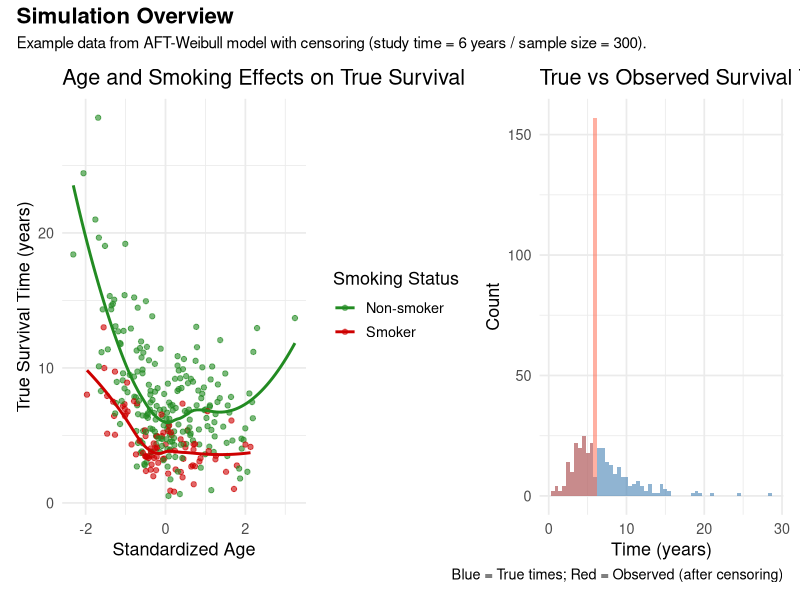
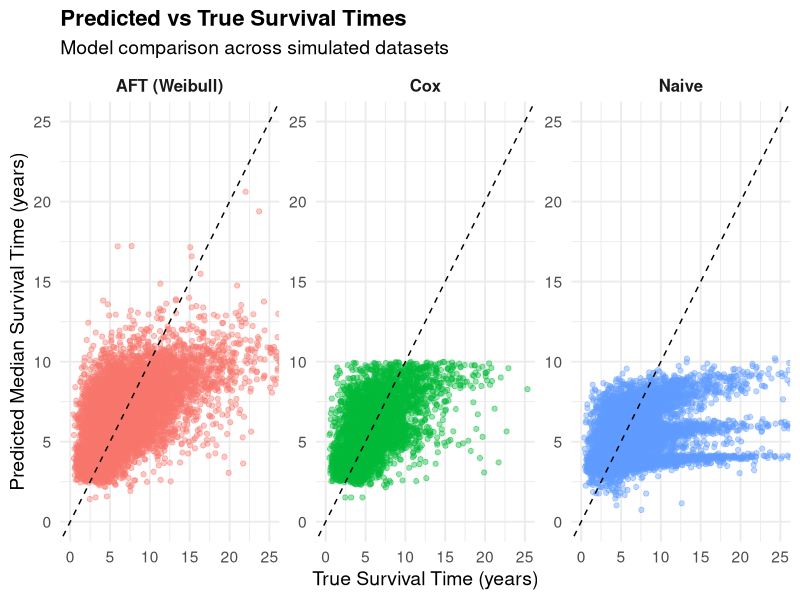
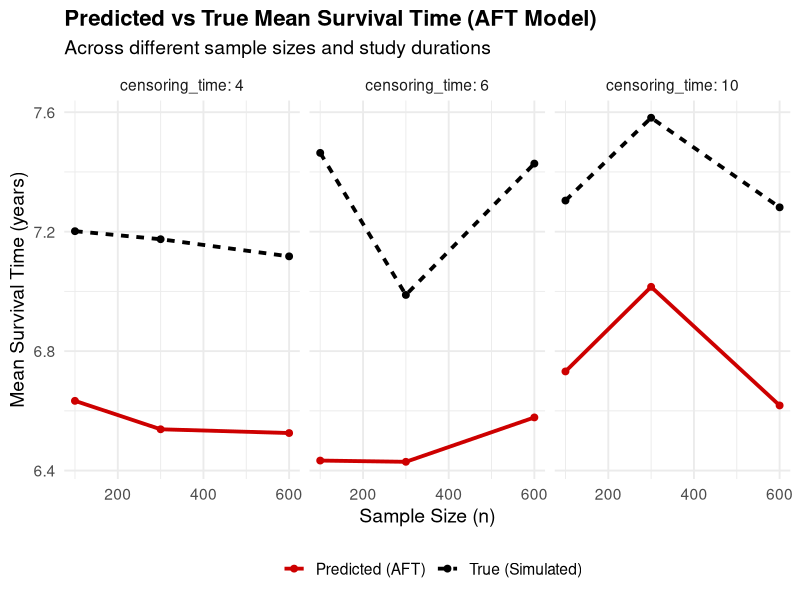
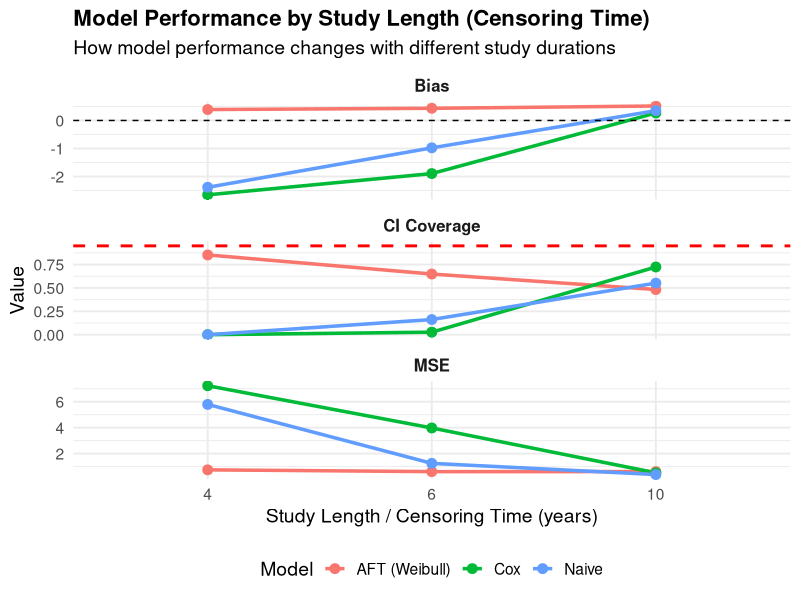
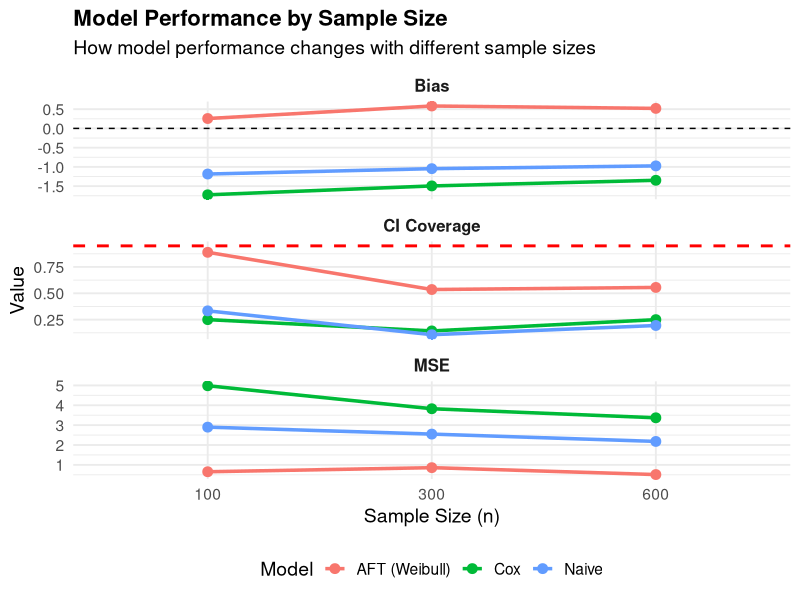

Write R code to recreate these figures, in order.
# AFT Weibull Simulation with Multiple Sample Sizes and Censoring Schemes
# Model: T = T_0 * exp(η_AFT) where T_0 ~ Weibull(shape=α, scale=β)
# η_AFT = b_age * age_binary + b_smoker * smoker + b_sex * sex

library(dplyr)
library(tidyr)
library(survival)
library(purrr)
library(ggplot2)
library(patchwork)

### 1. Generate the data
set.seed(3456)

# Sample sizes to generate
n_points <- c(100, 300, 600)

# Censoring times (study end dates) #Chronic Non-Communicable Diseases
time1 <- 4 # years
time2 <- 6 # years  
time3 <- 10 # years
censoring_times <- c(time1, time2, time3)

# AFT Weibull parameters
alpha <- 3 # Weibull shape parameter
L_med <- 6  # Desired median lifetime for baseline group (years)
beta <- L_med / (log(2))^(1 / alpha)  # Weibull scale parameter

# AFT coefficients
b_age <- -0.25                 # Age effect
b_age2   <- 0.15 
b_smoker <- -0.6              # Smoking effect
b_sex <- 0.2                 # Sex effect

# Generate the data
gen_data <- function(n) {
  age_raw <- rnorm(n, 70, 10) #mean = 70, sd = 10
  age_std <- (age_raw - 70) / 10
  smoker  <- rbinom(n, 1, 0.3) #binary, with 30% split randomly (30% = 1 = smoker)
  sex     <- rbinom(n, 1, 0.5) #binary, with 50% split randomly
  
  # Model with parameters  
  lp <- b_age * age_std + b_age2 * (age_std^2) + b_smoker * smoker + b_sex * sex
  
  # Baseline Weibull
  T0 <- rweibull(n, shape = alpha, scale = beta)
  
  # Model with weibull baseline
  true_time <- T0 * exp(lp)
  
  # Data frame
  data.frame(
    age_std  = age_std,
    age_std2 = age_std^2,
    smoker   = smoker,
    sex      = sex,
    true_time = true_time
  )
}

# Apply censoring -> ctime = study time
apply_censoring <- function(true_time, ctime) {
  time_obs  <- pmin(true_time, ctime)
  event_obs <- as.numeric(true_time <= ctime)
  data.frame(
    time_obs = time_obs,
    event_obs = event_obs,
    censoring_rate = 1 - mean(event_obs) # mean() -> percent of event happening
  )
}

# Show an example of generated data
set.seed(123)
#example - using actual simulation parameters
n <- 300  # one of the sample sizes used: c(100, 300, 600)
ctime <- 6  # one of the censoring times used: c(4, 6, 10)
#from generated data
example_df <- gen_data(n)
censored_df <- apply_censoring(example_df$true_time, ctime)
example_data <- cbind(example_df, censored_df)

# Table for example
print(head(example_data, 10))

# p1: Age vs True survival time
p1 <- ggplot(example_data, aes(x = age_std, y = true_time, color = factor(smoker))) +
  geom_point(alpha = 0.6) +
  geom_smooth(method = "loess", se = FALSE) +
  scale_color_manual(values = c("forestgreen", "red3"),
                     labels = c("Non-smoker", "Smoker")) +
  labs(
    title = "Age and Smoking Effects on True Survival",
    x = "Standardized Age", y = "True Survival Time (years)",
    color = "Smoking Status"
  ) +
  theme_minimal(base_size = 13)

# p2: True vs Observed survival times
p2 <- ggplot(example_data, aes(x = true_time)) +
  geom_histogram(binwidth = 0.5, fill = "steelblue", alpha = 0.6) +
  geom_histogram(aes(x = time_obs), binwidth = 0.5, fill = "tomato", alpha = 0.5) +
  labs(
    title = "True vs Observed Survival Times",
    x = "Time (years)", y = "Count",
    caption = "Blue = True times; Red = Observed (after censoring)"
  ) +
  theme_minimal(base_size = 13)

# Simulation Overview
overview_plot <- (p1 | p2) +
  plot_annotation(
    title = "Simulation Overview",
    subtitle = "Example data from AFT-Weibull model with censoring (study time = 6 years / sample size = 300).",
    theme = theme(plot.title = element_text(size = 16, face = "bold"))
  )

overview_plot



### 2. Run simulation
n_datasets <- 100
datasets <- list()

for (i in 1:n_datasets) {
  n     <- sample(n_points, 1)
  ctime <- sample(censoring_times, 1)
  df  <- gen_data(n)
  cen <- apply_censoring(df$true_time, ctime)
  datasets[[paste0("dataset_", i)]] <- cbind(
    df,
    cen,
    n_points = n,
    censoring_time = ctime
  )
}

cat("datasets:", length(datasets), "\n")



### 3. Model Comparison
all_preds <- list()

for (dname in names(datasets)) {
  dat <- datasets[[dname]]
  if (sum(dat$event_obs) < 5) next
  
  # Split trainning set and test set
  set.seed(123)
  idx   <- sample(1:nrow(dat), floor(0.7 * nrow(dat))) # 0.7/0.3
  train <- dat[idx, ]
  test  <- dat[-idx, ]
  
  ## AFT model (Weibull)
  aft_fit <- tryCatch(
    survreg(
      Surv(time_obs, event_obs) ~ age_std + smoker + sex,
      data = train,
      dist = "weibull"
    ),
    error = function(e) NULL
  )
  
  aft_pred <- if (!is.null(aft_fit)) {
    predict(aft_fit, newdata = test, type = "quantile", p = 0.5)
  } else rep(NA_real_, nrow(test)) # predict the median survival time
  
  aft_pred_cap <- pmin(aft_pred, 25)  # tighter numerical cap
  
  ## Cox model
  cox_fit <- tryCatch(
    coxph(Surv(time_obs, event_obs) ~ age_std + smoker + sex, data = train),
    error = function(e) NULL
  )
  
  get_median_from_cox <- function(model, newrow) {
    bh <- basehaz(model, centered = FALSE)
    lp <- as.numeric(predict(model, newdata = newrow, type = "lp"))
    s  <- exp(-bh$hazard * exp(lp))
    idx <- which(s <= 0.5)[1]
    if (is.na(idx)) return(NA_real_)
    bh$time[idx]
  }
  
  cox_pred <- if (!is.null(cox_fit)) {
    purrr::map_dbl(1:nrow(test), ~ get_median_from_cox(cox_fit, test[.x, , drop = FALSE]))
  } else rep(NA_real_, nrow(test)) # predict the median survival time
  
  cox_pred_cap <- pmin(cox_pred, 25) # tighter numerical cap
  
  ## Naive model
  naive_fit <- lm(time_obs ~ age_std + smoker + sex, data = train)
  naive_pred <- predict(naive_fit, newdata = test)
  naive_pred_cap <- pmin(naive_pred, 25)
  
  ## All predictor
  all_preds[[dname]] <- data.frame(
    dataset_name = dname,
    true_time = test$true_time,
    aft_raw   = aft_pred_cap,
    cox_raw   = cox_pred_cap,
    naive_raw = naive_pred_cap,
    aft_log   = log(pmax(aft_pred, 1e-6)),
    cox_log   = log(pmax(cox_pred, 1e-6)),
    naive_log = log(pmax(naive_pred, 1e-6)),
    true_log  = log(test$true_time)
  )
}

# Show predictors
res_df <- bind_rows(all_preds, .id = "dataset_name")

res_long_raw <- res_df %>%
  select(dataset_name, true_time, aft_raw, cox_raw, naive_raw) %>%
  pivot_longer(cols = starts_with(c("aft", "cox", "naive")),
               names_to = "model", values_to = "pred_time") %>%
  mutate(model = factor(model,
                        levels = c("aft_raw", "cox_raw", "naive_raw"),
                        labels = c("AFT (Weibull)", "Cox", "Naive")))

# Predicted vs True Scatterplot
ggplot(res_long_raw, aes(x = true_time, y = pred_time, color = model)) +
  geom_point(alpha = 0.4, size = 1.5) +
  geom_abline(slope = 1, intercept = 0, linetype = "dashed", color = "black") +
  facet_wrap(~model, scales = "free", nrow = 1) +
  labs(
    title = "Predicted vs True Survival Times",
    subtitle = "Model comparison across simulated datasets",
    x = "True Survival Time (years)",
    y = "Predicted Median Survival Time (years)",
    color = "Model"
  ) +
  theme_minimal(base_size = 14) +
  theme(
    legend.position = "none",
    strip.text = element_text(size = 12, face = "bold"),
    plot.title = element_text(face = "bold", size = 16)
  ) +
  coord_cartesian(xlim = c(0, 25), ylim = c(0, 25))

# Predictor with different parameters
res_aft <- bind_rows(all_preds, .id = "dataset_name") %>%
  select(dataset_name, true_time, aft_pred = aft_raw) %>%
  left_join(
    bind_rows(datasets, .id = "dataset_name") %>%
      select(dataset_name, n_points, censoring_time),
    by = "dataset_name"
  ) %>%
  mutate(
    abs_error = abs(aft_pred - true_time),
    bias = aft_pred - true_time
  )

summary_aft <- res_aft %>%
  group_by(n_points, censoring_time) %>%
  summarise(
    mean_pred = mean(aft_pred, na.rm = TRUE),
    mean_true = mean(true_time, na.rm = TRUE),
    .groups = "drop"
  )

summary_aft_long <- summary_aft %>%
  pivot_longer(cols = c(mean_pred, mean_true),
               names_to = "Type", values_to = "Mean_Survival") %>%
  mutate(
    Type = recode(Type,
                  "mean_pred" = "Predicted (AFT)",
                  "mean_true" = "True (Simulated)")
  )

ggplot(summary_aft_long,
       aes(x = n_points, y = Mean_Survival,
           color = Type, linetype = Type)) +
  geom_line(linewidth = 1.3) +
  geom_point(size = 2) +
  facet_wrap(~censoring_time, labeller = label_both) +
  scale_color_manual(values = c("Predicted (AFT)" = "red3",
                                "True (Simulated)" = "black")) +
  labs(
    title = "Predicted vs True Mean Survival Time (AFT Model)",
    subtitle = "Across different sample sizes and study durations",
    x = "Sample Size (n)",
    y = "Mean Survival Time (years)",
    color = "",
    linetype = ""
  ) +
  theme_minimal(base_size = 14) +
  theme(
    plot.title = element_text(size = 16, face = "bold"),
    legend.position = "bottom"
  )



### 4. Evaluation (Median-based approach)
res <- bind_rows(all_preds)

##Winsorize helper: trim 1% extremes to avoid outliers
winsorize_vec <- function(x, lower_p = 0.01, upper_p = 0.99) {
  q <- quantile(x, probs = c(lower_p, upper_p), na.rm = TRUE)
  x[x < q[1]] <- q[1]
  x[x > q[2]] <- q[2]
  x
}

##Prepare long format for median-based computation
res_long_raw <- res %>%
  pivot_longer(cols = c(aft_raw, cox_raw, naive_raw),
               names_to = "model", values_to = "pred")

##For each dataset & model: compute median(pred) & median(true_time)
median_summary <- res_long_raw %>%
  group_by(dataset_name, model) %>%
  summarise(
    median_pred = median(winsorize_vec(pred), na.rm = TRUE),
    median_true = median(true_time, na.rm = TRUE),  # True values not winsorized
    .groups = "drop"
  )

##Add censoring_time and n_points information
median_summary <- median_summary %>%
  left_join(
    bind_rows(datasets, .id = "dataset_name") %>%
      select(dataset_name, censoring_time, n_points) %>%
      distinct(),
    by = "dataset_name"
  )

##Compute squared error and bias between medians
median_summary <- median_summary %>%
  mutate(
    mse_median = (median_pred - median_true)^2,
    bias_median = median_pred - median_true
  )

##Aggregate across datasets (main metrics) - overall and by study length
overall_median <- median_summary %>%
  group_by(model) %>%
  summarise(
    Median_MSE = mean(mse_median, na.rm = TRUE),
    Median_Bias = mean(bias_median, na.rm = TRUE),
    .groups = "drop"
  )

##Metrics stratified by study length
median_by_study <- median_summary %>%
  group_by(model, censoring_time) %>%
  summarise(
    Median_MSE = mean(mse_median, na.rm = TRUE),
    Median_Bias = mean(bias_median, na.rm = TRUE),
    .groups = "drop"
  )

##Metrics stratified by sample size
median_by_n <- median_summary %>%
  group_by(model, n_points) %>%
  summarise(
    Median_MSE = mean(mse_median, na.rm = TRUE),
    Median_Bias = mean(bias_median, na.rm = TRUE),
    .groups = "drop"
  )

cat("MEDIAN-BASED METRICS\n")
print(overall_median)
cat("\nMEDIAN-BASED METRICS BY STUDY LENGTH\n")
print(median_by_study)
cat("\nMEDIAN-BASED METRICS BY SAMPLE SIZE\n")
print(median_by_n)


##Log-scale version (optional, for robustness check)
res_long_log <- res %>%
  pivot_longer(cols = c(aft_log, cox_log, naive_log),
               names_to = "model", values_to = "pred_log")

log_summary <- res_long_log %>%
  group_by(dataset_name, model) %>%
  summarise(
    median_pred_log = median(winsorize_vec(pred_log), na.rm = TRUE),
    median_true_log = median(true_log, na.rm = TRUE),  # True values not winsorized
    mse_log = (median_pred_log - median_true_log)^2,
    bias_log = median_pred_log - median_true_log,
    .groups = "drop"
  ) %>%
  left_join(
    bind_rows(datasets, .id = "dataset_name") %>%
      select(dataset_name, censoring_time) %>%
      distinct(),
    by = "dataset_name"
  )

overall_log <- log_summary %>%
  group_by(model) %>%
  summarise(
    Mean_MSE_log = mean(mse_log, na.rm = TRUE),
    Mean_Bias_log = mean(bias_log, na.rm = TRUE),
    .groups = "drop"
  )

##Log metrics stratified by study length
log_by_study <- log_summary %>%
  group_by(model, censoring_time) %>%
  summarise(
    Mean_MSE_log = mean(mse_log, na.rm = TRUE),
    Mean_Bias_log = mean(bias_log, na.rm = TRUE),
    .groups = "drop"
  )

cat("LOG-SCALE MEDIAN METRICS\n")
print(overall_log)
cat("\nLOG-SCALE MEDIAN METRICS BY STUDY LENGTH\n")
print(log_by_study)


##CI Coverage (Median-based)
# For each model, censoring_time, AND n_points, compute CI range based on median_pred
# This ensures CI is computed separately for each combination of censoring scenario and sample size
ci_ranges <- median_summary %>%
  group_by(model, censoring_time, n_points) %>%
  summarise(
    ci_low = quantile(median_pred, 0.025, na.rm = TRUE),
    ci_high = quantile(median_pred, 0.975, na.rm = TRUE),
    .groups = "drop"
  )

# Check if median_true falls within CI for each dataset
coverage_summary <- median_summary %>%
  left_join(ci_ranges, by = c("model", "censoring_time", "n_points")) %>%
  mutate(
    covered = as.numeric(median_true >= ci_low & median_true <= ci_high)
  )

# Calculate mean coverage across datasets for each model (overall and by study length)
overall_coverage <- coverage_summary %>%
  group_by(model) %>%
  summarise(
    Mean_Coverage_95 = mean(covered, na.rm = TRUE),
    .groups = "drop"
  )

##Coverage stratified by study length
coverage_by_study <- coverage_summary %>%
  group_by(model, censoring_time) %>%
  summarise(
    Mean_Coverage_95 = mean(covered, na.rm = TRUE),
    .groups = "drop"
  )

##Coverage stratified by sample size
coverage_by_n <- coverage_summary %>%
  group_by(model, n_points) %>%
  summarise(
    Mean_Coverage_95 = mean(covered, na.rm = TRUE),
    .groups = "drop"
  )

cat("95% CI COVERAGE (Median-based)\n")
print(overall_coverage)
cat("\n95% CI COVERAGE BY STUDY LENGTH\n")
print(coverage_by_study)
cat("\n95% CI COVERAGE BY SAMPLE SIZE\n")
print(coverage_by_n)


### 5. Visualization of Model Performance (No Log Columns, No Barplot)
## Rename models for clarity
overall_median$model <- recode(overall_median$model,
                               "aft_raw" = "AFT (Weibull)",
                               "cox_raw" = "Cox",
                               "naive_raw" = "Naive")

overall_coverage$model <- recode(overall_coverage$model,
                                 "aft_raw" = "AFT (Weibull)",
                                 "cox_raw" = "Cox",
                                 "naive_raw" = "Naive")

## Combine only median-based and coverage metrics (no log)
measure_summary <- overall_median %>%
  rename(MSE = Median_MSE, Bias = Median_Bias) %>%
  left_join(overall_coverage, by = "model")

cat("\n==== Combined Model Performance Table (Median-based Evaluation, No Log) ====\n")
print(measure_summary)


### (Removed) → Deleted the big barplot (final_plot) part


## Stratified visualization by study length
median_by_study$model <- recode(median_by_study$model,
                                "aft_raw" = "AFT (Weibull)",
                                "cox_raw" = "Cox",
                                "naive_raw" = "Naive")

coverage_by_study$model <- recode(coverage_by_study$model,
                                  "aft_raw" = "AFT (Weibull)",
                                  "cox_raw" = "Cox",
                                  "naive_raw" = "Naive")

# Combine MSE, Bias, and Coverage for stratified plot
stratified_data <- median_by_study %>%
  pivot_longer(cols = c(Median_MSE, Median_Bias),
               names_to = "Metric", values_to = "Value") %>%
  mutate(
    Metric = recode(Metric,
                    "Median_MSE" = "MSE",
                    "Median_Bias" = "Bias"),
    censoring_time = factor(censoring_time)
  ) %>%
  bind_rows(
    coverage_by_study %>%
      rename(Value = Mean_Coverage_95) %>%
      mutate(Metric = "CI Coverage",
             censoring_time = factor(censoring_time))
  )

stratified_plot <- ggplot(stratified_data, 
                          aes(x = censoring_time, y = Value, 
                              color = model, group = model)) +
  geom_line(linewidth = 1.2) +
  geom_point(size = 3) +
  facet_wrap(~Metric, scales = "free_y", ncol = 1) +
  geom_hline(
    data = subset(stratified_data, Metric == "Bias"),
    aes(yintercept = 0),
    color = "black", linetype = "dashed"
  ) +
  geom_hline(
    data = subset(stratified_data, Metric == "CI Coverage"),
    aes(yintercept = 0.95),
    color = "red", linetype = "dashed", linewidth = 1
  ) +
  labs(
    title = "Model Performance by Study Length (Censoring Time)",
    subtitle = "How model performance changes with different study durations",
    x = "Study Length / Censoring Time (years)",
    y = "Value",
    color = "Model"
  ) +
  theme_minimal(base_size = 14) +
  theme(
    plot.title = element_text(size = 16, face = "bold"),
    strip.text = element_text(size = 12, face = "bold"),
    legend.position = "bottom"
  )

print(stratified_plot)


## Stratified visualization by sample size
median_by_n$model <- recode(median_by_n$model,
                            "aft_raw" = "AFT (Weibull)",
                            "cox_raw" = "Cox",
                            "naive_raw" = "Naive")

coverage_by_n$model <- recode(coverage_by_n$model,
                              "aft_raw" = "AFT (Weibull)",
                              "cox_raw" = "Cox",
                              "naive_raw" = "Naive")

# Combine MSE, Bias, and Coverage for stratified plot by sample size
stratified_data_n <- median_by_n %>%
  pivot_longer(cols = c(Median_MSE, Median_Bias),
               names_to = "Metric", values_to = "Value") %>%
  mutate(
    Metric = recode(Metric,
                    "Median_MSE" = "MSE",
                    "Median_Bias" = "Bias"),
    n_points = factor(n_points)
  ) %>%
  bind_rows(
    coverage_by_n %>%
      rename(Value = Mean_Coverage_95) %>%
      mutate(Metric = "CI Coverage",
             n_points = factor(n_points))
  )

stratified_plot_n <- ggplot(stratified_data_n, 
                            aes(x = n_points, y = Value, 
                                color = model, group = model)) +
  geom_line(linewidth = 1.2) +
  geom_point(size = 3) +
  facet_wrap(~Metric, scales = "free_y", ncol = 1) +
  geom_hline(
    data = subset(stratified_data_n, Metric == "Bias"),
    aes(yintercept = 0),
    color = "black", linetype = "dashed"
  ) +
  geom_hline(
    data = subset(stratified_data_n, Metric == "CI Coverage"),
    aes(yintercept = 0.95),
    color = "red", linetype = "dashed", linewidth = 1
  ) +
  labs(
    title = "Model Performance by Sample Size",
    subtitle = "How model performance changes with different sample sizes",
    x = "Sample Size (n)",
    y = "Value",
    color = "Model"
  ) +
  theme_minimal(base_size = 14) +
  theme(
    plot.title = element_text(size = 16, face = "bold"),
    strip.text = element_text(size = 12, face = "bold"),
    legend.position = "bottom"
  )

print(stratified_plot_n)
